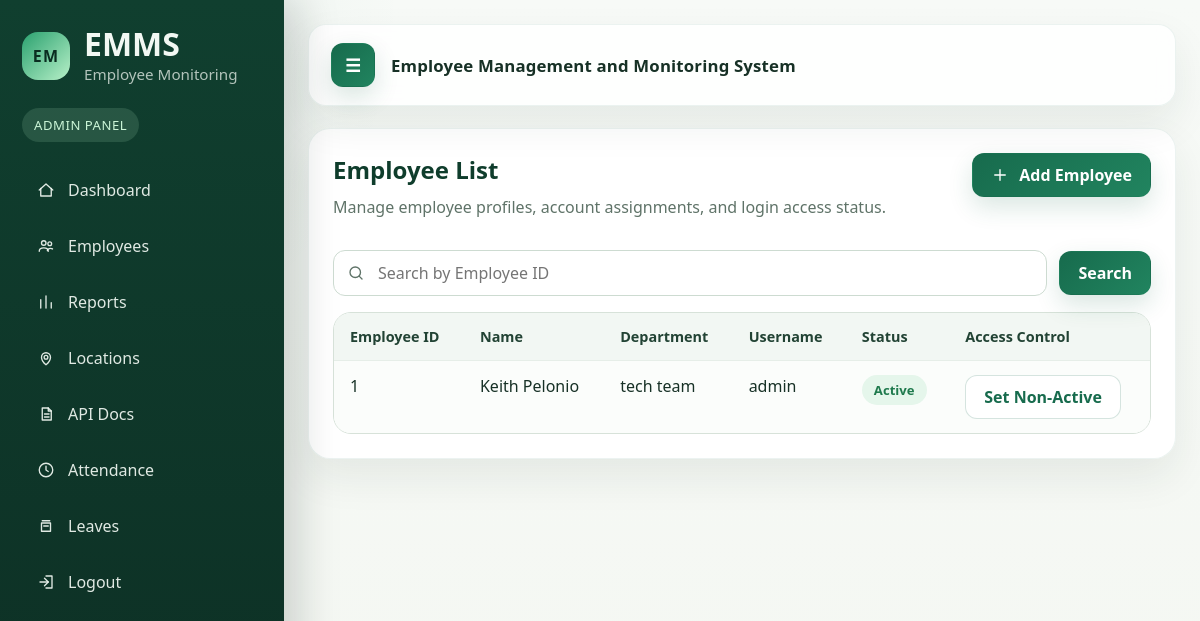
Before: /employees/ (signed in) with the older database file.
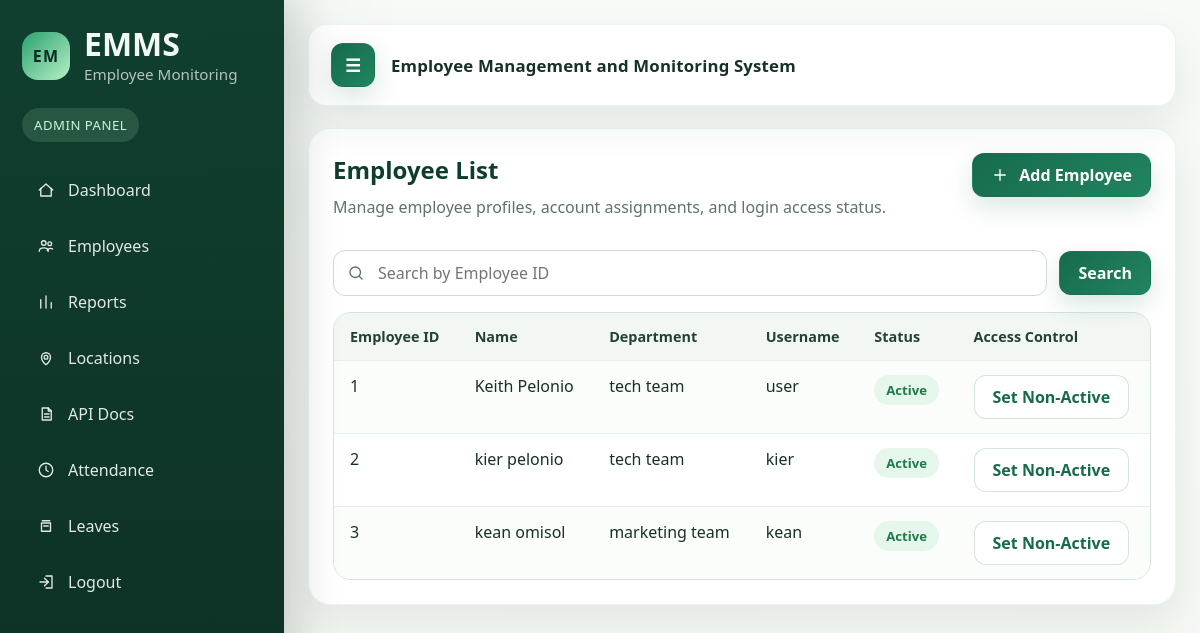
After: the same page with the newer database file.
### EmployeeAttendance/models.py (models this page shows, shortened)
class Employee(models.Model):
    STATUS_ACTIVE = "Active"
    STATUS_NON_ACTIVE = "Non-Active"
    STATUS_CHOICES = [
        (STATUS_ACTIVE, "Active"),
        (STATUS_NON_ACTIVE, "Non-Active"),
    ]
    user = models.OneToOneField(User, on_delete=models.CASCADE, null=True, blank=True)
    employee_id = models.CharField(max_length=50, unique=True)
    name = models.CharField(max_length=150)
    department = models.CharField(max_length=100)
    status = models.CharField(max_length=20, choices=STATUS_CHOICES, default=STATUS_ACTIVE)

### EmployeeAttendance/views/employees.py (the view)
# urls.py: path("employees/", views.employee_list, name="employee_list"),
@login_required
@user_passes_test(is_admin)
def employee_list(request):
    employee_id_query = request.GET.get("employee_id", "").strip()
    employees = Employee.objects.select_related("user").order_by("employee_id")
    if employee_id_query:
        employees = employees.filter(employee_id__icontains=employee_id_query)
    context = {
        "employees": employees,
        "employee_id_query": employee_id_query,
    }
    return render(request, "employee_list.html", context)

### EmployeeAttendance/utils/auth.py (called while the page is built)
def is_admin(user):
    return user.is_superuser

### EmployeeAttendance/templates/employee_list.html (shortened to what this page needs)
{% extends "base.html" %}
{% block content %}
<section class="content-card employee-list-card">
    <div class="employee-toolbar">
        <div class="employee-intro">
            <h2>Employee List</h2>
            <p class="muted">Manage employee profiles, account assignments, and login access status.</p>
        </div>
        <div class="employee-toolbar-actions">
            <a href="{% url 'employee_add' %}" class="btn btn-icon">
                <svg viewBox="0 0 24 24" aria-hidden="true"><path d="M12 5v14"></path><path d="M5 12h14"></path></svg>
                <span>Add Employee</span>
            </a>
        </div>
    </div>
    <form method="get" class="employee-search-bar">
        <div class="filter-field employee-search-field">
            <span class="filter-icon" aria-hidden="true">
            </span>
            <input
                type="text"
                name="employee_id"
                placeholder="Search by Employee ID"
                value="{{ employee_id_query }}"
                aria-label="Search by Employee ID"
            >
        </div>
        <div class="employee-search-actions">
            <button type="submit" class="btn">Search</button>
        </div>
    </form>
    <div class="table-wrap">
        <table>
            <tr>
                <th>Employee ID</th>
                <th>Name</th>
                <th>Department</th>
                <th>Username</th>
                <th>Status</th>
                <th>Access Control</th>
            </tr>
            {% for employee in employees %}
            <tr>
                <td>{{ employee.employee_id }}</td>
                <td>{{ employee.name }}</td>
                <td>{{ employee.department }}</td>
                <td>{{ employee.user.username|default:"-" }}</td>
                <td>
                    {% if employee.status == "Active" %}
                        <span class="status completed">Active</span>
                    {% else %}
                        <span class="status rejected">Non-Active</span>
                    {% endif %}
                </td>
                <td>
                    <form method="post" action="{% url 'employee_toggle_status' employee.id %}">
                        {% if employee.status == "Active" %}
                            <button type="submit" class="btn btn-soft">Set Non-Active</button>
                        {% else %}
                            <button type="submit" class="btn">Set Active</button>
                        {% endif %}
                    </form>
                </td>
            </tr>
            {% empty %}
            <tr>
                <td colspan="6">No employees found.</td>
            </tr>
            {% endfor %}
        </table>
    </div>
</section>
{% endblock %}

### EmployeeAttendance/templates/base.html (shortened to what this page needs)
{% load static %}
<!DOCTYPE html>
<html lang="en">
<head>
    <link rel="stylesheet" href="{% static 'css/app.css' %}">
</head>
<body>
    {% if user.is_authenticated %}
    <div class="app-layout">
        <aside class="sidebar" id="sidebar">
            <div class="sidebar-head">
                <div class="brand-mark">EM</div>
                <div class="brand-text">
                    <h1>EMMS</h1>
                    <small>Employee Monitoring</small>
                </div>
            </div>
            <span class="panel-badge {% if user.is_superuser %}admin{% endif %}">
                {% if user.is_superuser %}Admin Panel{% else %}Employee Panel{% endif %}
            </span>
            <nav class="sidebar-nav">
                <a class="nav-link" href="{% url 'dashboard' %}">
                    <span class="nav-icon" aria-hidden="true"><svg viewBox="0 0 24 24"><path d="M3 12l9-8 9 8"></path><path d="M5 10v10h14V10"></path></svg></span>
                    <span class="nav-text">Dashboard</span>
                </a>
                {% if user.is_superuser %}
                    <a class="nav-link" href="{% url 'employee_list' %}">
                        <span class="nav-icon" aria-hidden="true"><svg viewBox="0 0 24 24"><circle cx="9" cy="8" r="3"></circle><circle cx="17" cy="9" r="2.5"></circle><path d="M3 19c0-2.8 2.8-4.5 6-4.5s6 1.7 6 4.5"></path><path d="M13.8 18.2c.4-1.8 2-3 4.2-3 1 0 1.9.2 2.7.7"></path></svg></span>
                        <span class="nav-text">Employees</span>
                    </a>
                    <a class="nav-link" href="{% url 'report_view' %}">
                        <span class="nav-icon" aria-hidden="true"><svg viewBox="0 0 24 24"><path d="M5 20V9"></path><path d="M12 20V4"></path><path d="M19 20v-7"></path></svg></span>
                        <span class="nav-text">Reports</span>
                    </a>
                    <a class="nav-link" href="{% url 'location_tracking_view' %}">
                        <span class="nav-icon" aria-hidden="true"><svg viewBox="0 0 24 24"><path d="M12 21s6-4.6 6-10a6 6 0 1 0-12 0c0 5.4 6 10 6 10z"></path><circle cx="12" cy="11" r="2.5"></circle></svg></span>
                        <span class="nav-text">Locations</span>
                    </a>
                    <a class="nav-link" href="{% url 'api_docs_view' %}">
                        <span class="nav-icon" aria-hidden="true"><svg viewBox="0 0 24 24"><path d="M7 4h8l4 4v12H7z"></path><path d="M15 4v4h4"></path><path d="M10 12h6"></path><path d="M10 16h6"></path></svg></span>
                        <span class="nav-text">API Docs</span>
                    </a>
                {% endif %}
                <a class="nav-link" href="{% url 'attendance' %}">
                    <span class="nav-icon" aria-hidden="true"><svg viewBox="0 0 24 24"><circle cx="12" cy="12" r="9"></circle><path d="M12 7v5l3 2"></path></svg></span>
                    <span class="nav-text">Attendance</span>
                </a>
                <a class="nav-link" href="{% url 'leave_list' %}">
                    <span class="nav-icon" aria-hidden="true"><svg viewBox="0 0 24 24"><path d="M7 5h10"></path><path d="M6 8h12v11H6z"></path><path d="M9 12h6"></path></svg></span>
                    <span class="nav-text">Leaves</span>
                </a>
                <a class="nav-link" href="{% url 'logout' %}">
                    <span class="nav-icon" aria-hidden="true"><svg viewBox="0 0 24 24"><path d="M10 17l5-5-5-5"></path><path d="M15 12H4"></path><path d="M12 4h8v16h-8"></path></svg></span>
                    <span class="nav-text">Logout</span>
                </a>
            </nav>
        </aside>
    {% endif %}
    <main class="{% if user.is_authenticated %}main-panel{% else %}app-shell{% endif %}">
        {% if user.is_authenticated %}
        <header class="topbar">
            <button type="button" class="icon-btn" id="sidebarToggle" aria-label="Toggle sidebar">&#9776;</button>
            <div class="topbar-title">Employee Management and Monitoring System</div>
        </header>
        {% endif %}
        {% block content %}{% endblock %}
    </main>
    {% if user.is_authenticated %}
    </div>
    {% endif %}
</body>
</html>

Changed rows visible on the page:
changed through a linked row, Employee "Keith Pelonio": user.username "admin" → "user"
added Employee: employee_id "2", name "kier pelonio", department "tech team", user.username "kier", status "Active"
added Employee: employee_id "3", name "kean omisol", department "marketing team", user.username "kean", status "Active"
